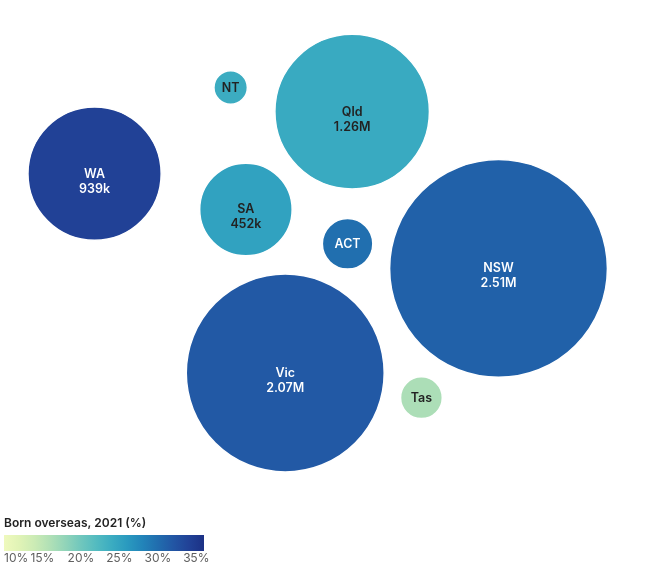

Here is the Vega-Lite specification saved for this chart:
### Vega-Lite specification from a JSON file in a GitHub repository (floating-point values rounded to 4 significant figures)
{"$schema": "https://vega.github.io/schema/vega-lite/v5.json", "width": 640, "height": 496, "config": {"background": null, "font": "-apple-system, BlinkMacSystemFont, Segoe UI, Helvetica, Arial, sans-serif", "padding": 4, "view": {"stroke": null}, "axis": {"labelColor": "#5c5c5c", "titleColor": "#5c5c5c", "gridColor": "#d0d0d0", "domainColor": "#d0d0d0", "tickColor": "#d0d0d0", "labelFont": "-apple-system, BlinkMacSystemFont, Segoe UI, Helvetica, Arial, sans-serif", "labelFontSize": 11, "titleFont": "-apple-system, BlinkMacSystemFont, Segoe UI, Helvetica, Arial, sans-serif", "titleFontWeight": 500}, "legend": {"labelColor": "#5c5c5c", "titleColor": "#222222", "labelFont": "-apple-system, BlinkMacSystemFont, Segoe UI, Helvetica, Arial, sans-serif", "titleFont": "-apple-system, BlinkMacSystemFont, Segoe UI, Helvetica, Arial, sans-serif", "titleFontWeight": 600, "labelFontSize": 12, "titleFontSize": 12, "symbolStrokeColor": "#ffffff"}, "text": {"color": "#222222", "font": "-apple-system, BlinkMacSystemFont, Segoe UI, Helvetica, Arial, sans-serif"}, "tooltipFormat": {"numberFormat": ",.0f"}}, "data": {"values": [{"abbr": "WA", "x": -10.07, "y": -2, "r": 5.755, "name": "Western Australia", "size": 17750.0, "tot": 938900, "share": 34.1, "big": true, "rp": 75.17, "l": ["WA", "939k"], "out": false}, {"abbr": "NT", "x": 0.353, "y": -8.6, "r": 1.445, "name": "Northern Territory", "size": 1119.0, "tot": 59240, "share": 23.9, "big": false, "rp": 18.87, "l": ["NT"], "out": false}, {"abbr": "SA", "x": 1.522, "y": 0.741, "r": 3.995, "name": "South Australia", "size": 8554.0, "tot": 452410, "share": 25.1, "big": true, "rp": 52.18, "l": ["SA", "452k"], "out": false}, {"abbr": "Qld", "x": 9.656, "y": -6.755, "r": 6.676, "name": "Queensland", "size": 23890.0, "tot": 1263640, "share": 24.2, "big": true, "rp": 87.2, "l": ["Qld", "1.26M"], "out": false}, {"abbr": "NSW", "x": 20.86, "y": 5.26, "r": 9.409, "name": "New South Wales", "size": 47450.0, "tot": 2510260, "share": 31, "big": true, "rp": 122.9, "l": ["NSW", "2.51M"], "out": false}, {"abbr": "ACT", "x": 9.306, "y": 3.373, "r": 2.181, "name": "Australian Capital Territory", "size": 2549.0, "tot": 134900, "share": 29.8, "big": false, "rp": 28.49, "l": ["ACT"], "out": false}, {"abbr": "Vic", "x": 4.532, "y": 13.27, "r": 8.55, "name": "Victoria", "size": 39180.0, "tot": 2072570, "share": 31.7, "big": true, "rp": 111.7, "l": ["Vic", "2.07M"], "out": false}, {"abbr": "Tas", "x": 14.96, "y": 15.16, "r": 1.804, "name": "Tasmania", "size": 1744.0, "tot": 92320, "share": 16.3, "big": false, "rp": 23.56, "l": ["Tas"], "out": false}]}, "layer": [{"mark": {"type": "circle", "opacity": 1, "stroke": "#ffffff", "strokeWidth": 1.5}, "encoding": {"x": {"field": "x", "type": "quantitative", "scale": {"domain": [-17, 32], "nice": false, "zero": false}, "axis": null}, "y": {"field": "y", "type": "quantitative", "scale": {"domain": [-15, 23], "reverse": true, "nice": false, "zero": false}, "axis": null}, "size": {"field": "size", "type": "quantitative", "scale": null}, "color": {"field": "share", "type": "quantitative", "scale": {"domain": [10, 36], "scheme": "yellowgreenblue"}, "legend": {"title": "Born overseas, 2021 (%)", "orient": "bottom", "direction": "horizontal", "gradientLength": 200, "labelExpr": "datum.value + '%'"}}, "tooltip": [{"field": "name", "title": "State / territory"}, {"field": "tot", "title": "Born overseas", "format": ","}, {"field": "share", "title": "Share (%)", "format": ".1f"}]}}, {"transform": [{"filter": "!datum.out"}], "mark": {"type": "text", "fontSize": 12.5, "lineHeight": 15, "font": "-apple-system, BlinkMacSystemFont, Segoe UI, Helvetica, Arial, sans-serif", "fontWeight": 600, "baseline": "middle"}, "encoding": {"x": {"field": "x", "type": "quantitative", "scale": {"domain": [-17, 32], "nice": false, "zero": false}, "axis": null}, "y": {"field": "y", "type": "quantitative", "scale": {"domain": [-15, 23], "reverse": true, "nice": false, "zero": false}, "axis": null}, "text": {"field": "l"}, "color": {"condition": {"test": "datum.share >= 27", "value": "#ffffff"}, "value": "#222222"}}}, {"transform": [{"filter": "datum.out"}], "mark": {"type": "text", "fontSize": 12, "font": "-apple-system, BlinkMacSystemFont, Segoe UI, Helvetica, Arial, sans-serif", "fontWeight": 600, "baseline": "middle", "align": "left", "dx": 4}, "encoding": {"x": {"field": "xr", "type": "quantitative", "scale": {"domain": [-17, 32], "nice": false, "zero": false}, "axis": null}, "y": {"field": "y", "type": "quantitative", "scale": {"domain": [-15, 23], "reverse": true, "nice": false, "zero": false}, "axis": null}, "text": {"field": "l"}, "color": {"value": "#222222"}}}], "transform": [{"calculate": "datum.x + datum.r", "as": "xr"}]}
